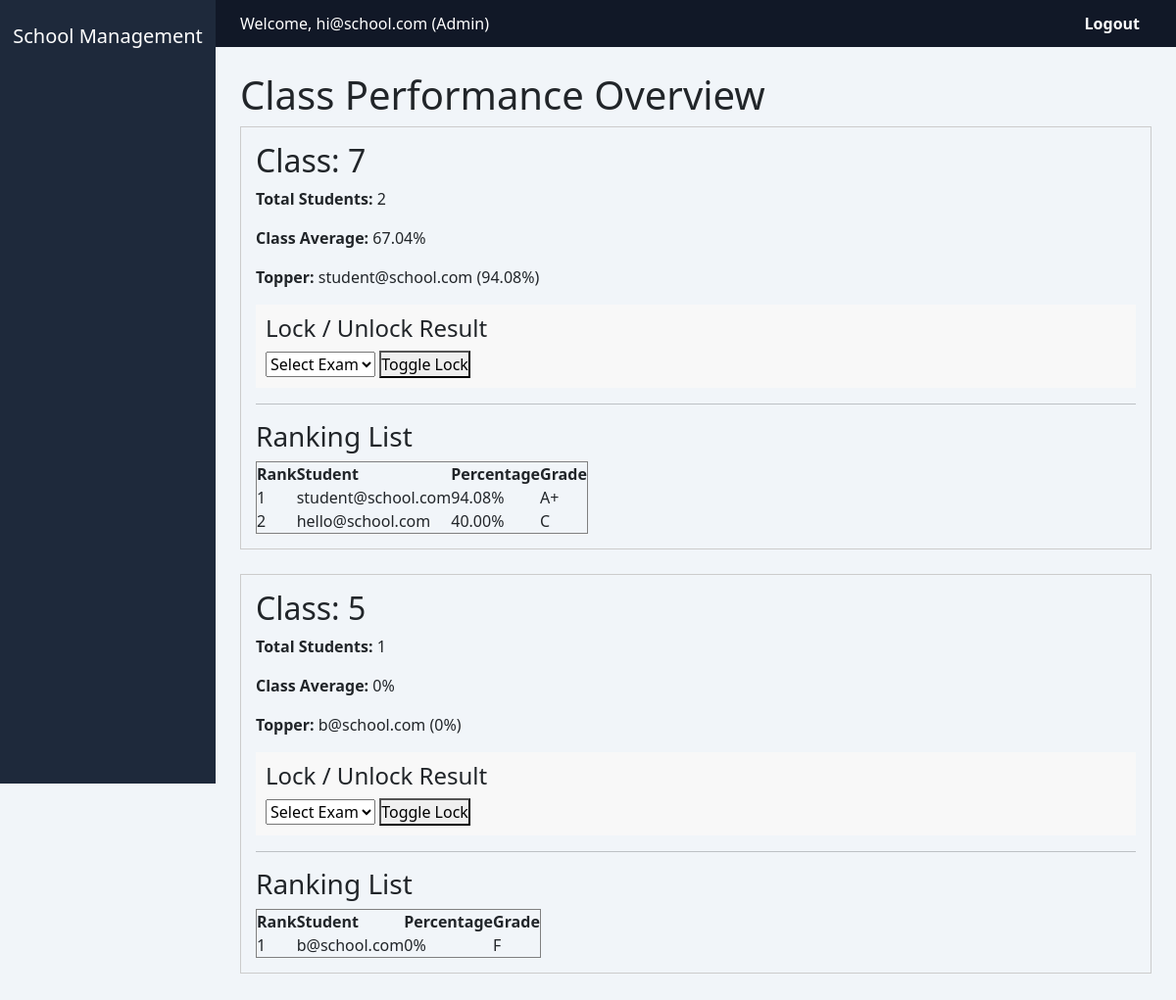
The page /dashboard/classes/ (signed in) on the database its author committed.
### accounts/models.py (models this page shows, shortened)
class CustomUser(AbstractUser):
    username = None
    email = models.EmailField(unique=True)
    ROLE_CHOICES = (
        ('ADMIN','Admin'),
        ('TEACHER','Teacher'),
        ('STUDENT','Student'),
        ('PARENT','Parent'),
    )
    role = models.CharField(max_length=10, choices=ROLE_CHOICES)
    USERNAME_FIELD = 'email'
    REQUIRED_FIELDS = []
    objects = CustomUserManager()

### profiles/models.py (models this page shows, shortened)
class StudentProfile(models.Model):
    user = models.OneToOneField(CustomUser, on_delete=models.CASCADE)
    admission_no = models.CharField(max_length=20, unique=True)
    class_name = models.CharField(max_length=20)
    section = models.CharField(max_length=10)
    date_of_birth = models.DateField()

### accounts/decorators.py (the view)
        def wrapper_func(request, *args, **kwargs):
            if not request.user.is_authenticated:
                return redirect('login')
            if request.user.role not in allowed_roles:
                return HttpResponseForbidden("Forbidden")
            return view_func(request, *args, **kwargs)

### audit/utils.py (called while the page is built)
def get_client_ip(request):
    x_forwarded_for = request.META.get('HTTP_X_FORWARDED_FOR')
    if x_forwarded_for:
        return x_forwarded_for.split(',')[0]
    return request.META.get('REMOTE_ADDR')

### dashboard/templates/dashboard/class_overview.html (shortened to what this page needs)
{% extends 'dashboard/base.html' %}
{% block content %}
<h1>Class Performance Overview</h1>
{% for class in class_data %}
    <div style="border:1px solid #ccc; padding:15px; margin-bottom:25px;">
        <h2>Class: {{ class.class_name }}</h2>
        <p><strong>Total Students:</strong> {{ class.total_students }}</p>
        <p><strong>Class Average:</strong> {{ class.class_average }}%</p>
        {% if class.topper %}
            <p>
                <strong>Topper:</strong>
                {{ class.topper.student.user.email }}
                ({{ class.topper.percentage }}%)
            </p>
        {% endif %}
        {% if request.user.role == 'ADMIN' %}
<div style="margin-top:15px; padding:10px; background:#f8f8f8;">
    <h4>Lock / Unlock Result</h4>
    <form method="POST" action="{% url 'marks:toggle_result_lock' %}">
        <select name="exam_name" required>
            <option value="">Select Exam</option>
        </select>
        <button type="submit">Toggle Lock</button>
    </form>
</div>
{% endif %}
        <hr>
        <h3>Ranking List</h3>
        <table border="1" cellpadding="8" cellspacing="0">
            <tr>
                <th>Rank</th>
                <th>Student</th>
                <th>Percentage</th>
                <th>Grade</th>
            </tr>
            {% for item in class.ranking_list %}
            <tr>
                <td>{{ item.rank }}</td>
                <td>{{ item.student.user.email }}</td>
                <td>{{ item.percentage }}%</td>
                <td>{{ item.grade }}</td>
            </tr>
            {% endfor %}
        </table>
    </div>
{% empty %}
    <p>No class data available.</p>
{% endfor %}
{% endblock %}

### dashboard/templates/dashboard/base.html (shortened to what this page needs)
{% load static %}
<!DOCTYPE html>
<html>
<head>
    <link href="https://cdn.jsdelivr.net/npm/bootstrap@5.3.2/dist/css/bootstrap.min.css" rel="stylesheet">
    <link rel="stylesheet" href="{% static 'css/style.css' %}">
</head>
<body>
<div class="sidebar">
    <h5 class="text-center mb-4">School Management</h5>
</div>
<div class="topbar d-flex justify-content-between">
    <div>
        Welcome, {{ request.user.email }} ({{ request.user.role|title }})
    </div>
    <div>
        <a href="{% url 'logout' %}" class="logout-btn">Logout</a>
    </div>
</div>
<div class="content">
    {% block content %}{% endblock %}
</div>
</body>
</html>

### static/css/style.css (style rules this page uses)
* { margin: 0; padding: 0; box-sizing: border-box; font-family: 'Segoe UI', 'Arial', sans-serif; }
body { background-color: #f1f5f9; min-height: 100vh; }
.sidebar { height: 100vh; background-color: #1e293b; color: white; padding-top: 25px; position: fixed; width: 220px; transition: width 0.3s ease; }
.topbar { background-color: #111827; color: white; padding: 12px 25px; margin-left: 220px; display: flex; justify-content: space-between; align-items: center; }
.logout-btn { color: white; text-decoration: none; font-weight: 600; padding: 6px 12px; border-radius: 6px; transition: 0.2s; }
.content { margin-left: 220px; padding: 25px; }

### rows shown on the page
CustomUser: user.email "hi@school.com", user.role "Admin"
StudentProfile: topper.student.user.email "student@school.com", rank "1", student.user.email "student@school.com", percentage "94.08", grade "A+"
StudentProfile: rank "2", student.user.email "hello@school.com", percentage "40.00", grade "C"
CustomUser: class_name "5", total_students "1", class_average "0", topper.student.user.email "b@school.com", topper.percentage "0"
StudentProfile: rank "1", student.user.email "b@school.com", percentage "0", grade "F"

### other values the page prints
{{ class.class_name }} "7"
{{ class.total_students }} "2"
{{ class.class_average }} "67.04"
{{ class.topper.percentage }} "94.08"
